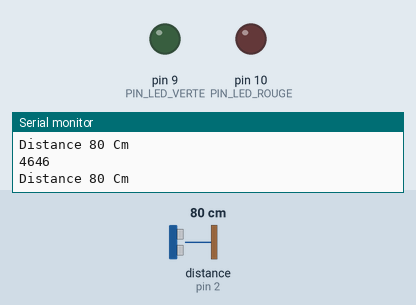
Simulated run of this sketch. Board: Arduino Uno, built with avr-gcc and run on an emulated ATmega328P. On the bench: output pins drawn as LEDs (lit = HIGH), the last lines printed to the serial monitor. Wiring (inferred from the names in the program): ultrasonic range finder: trigger pin 3; echo pin 2. The inputs (shaded band) are chosen by the test bench; at power-on: distance to the obstacle (sensor on pin 2) 80 cm. The echo pulse lasts 58.3 µs per cm; pins used as bus, display or sensor lines are not drawn.

Above: at 1.2 s.
1.3 s: distance to the obstacle (sensor on pin 2) set to 12 cm
2.8 s: distance to the obstacle (sensor on pin 2) set to 9 cm
At 3.4 s:
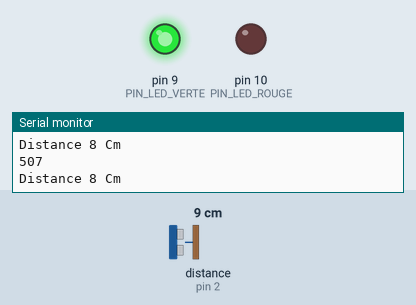
4.3 s: distance to the obstacle (sensor on pin 2) set to 7 cm
7.3 s: distance to the obstacle (sensor on pin 2) set to 4 cm
At 8.0 s:
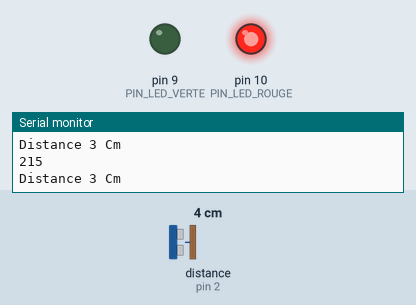
8.8 s: distance to the obstacle (sensor on pin 2) set to 250 cm
At 9.6 s:
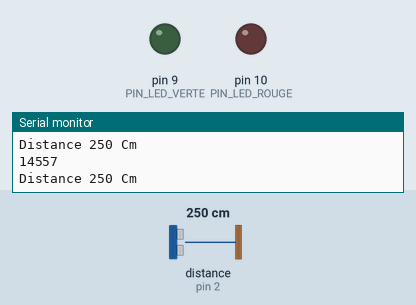
10.3 s: distance to the obstacle (sensor on pin 2) set to 2 cm
At 10.8 s:
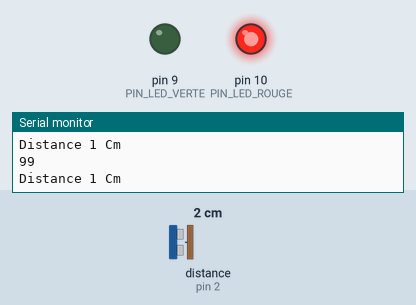
Timing chart, 0 to 13.3 s (numbered marks = the images above; inputs shaded):
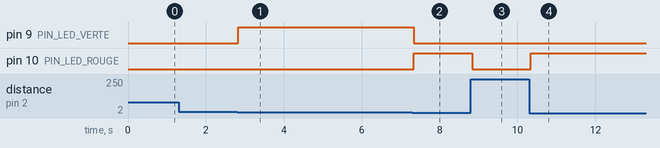

The sketch:

Detection_niveau.ino
```cpp
#define PIN_ECHO 2
#define PIN_TRIG 3
#define PIN_LED_ROUGE 10
#define PIN_LED_VERTE  9

int sound = 250;
long duration_hc, distance_hc;

void setup() {
  Serial.begin (9600);
  pinMode(PIN_TRIG, OUTPUT);
  pinMode(PIN_ECHO, INPUT);

  pinMode(PIN_LED_ROUGE, OUTPUT);
  pinMode(PIN_LED_VERTE, OUTPUT);
}

void loop() {
  mesureDistance();
 Serial.print("Distance ");
  Serial.print(distance_hc);
  Serial.println(" Cm ");

  if (distance_hc > 10) {
    // aucune led allumé
    digitalWrite(PIN_LED_ROUGE, LOW);
    digitalWrite(PIN_LED_VERTE, LOW);
  }
  else if (distance_hc < 10  && distance_hc > 5 ) {
    digitalWrite(PIN_LED_ROUGE, LOW);
    digitalWrite(PIN_LED_VERTE, HIGH);
  }
  else if (distance_hc < 5 && distance_hc > 0) {
    digitalWrite(PIN_LED_ROUGE, HIGH);
    digitalWrite(PIN_LED_VERTE, LOW);
  }
}
void mesureDistance() {
  digitalWrite(PIN_TRIG, LOW);
  delayMicroseconds(2);
  digitalWrite(PIN_TRIG, HIGH);
  delayMicroseconds(10);
  digitalWrite(PIN_TRIG, LOW);
  duration_hc = pulseIn(PIN_ECHO, HIGH);
  Serial.println(duration_hc);
  distance_hc = duration_hc / 58;
}
```

Measured:
- the behaviour switches between 11 and 10 cm on distance to the obstacle (sensor on pin 2) (found by bisection; images 0 and 1)
- the behaviour switches between 6 and 5 cm on distance to the obstacle (sensor on pin 2) (found by bisection; images 1 and 2)
- after the input at 2.8 s, pin 9 (PIN_LED_VERTE): LOW → HIGH at once
- after the input at 7.3 s, pin 9 (PIN_LED_VERTE): HIGH → LOW at once; pin 10 (PIN_LED_ROUGE): LOW → HIGH at once
- after the input at 8.8 s, pin 10 (PIN_LED_ROUGE): HIGH → LOW at once
- after the input at 10.3 s, pin 10 (PIN_LED_ROUGE): LOW → HIGH after 0.05 s
